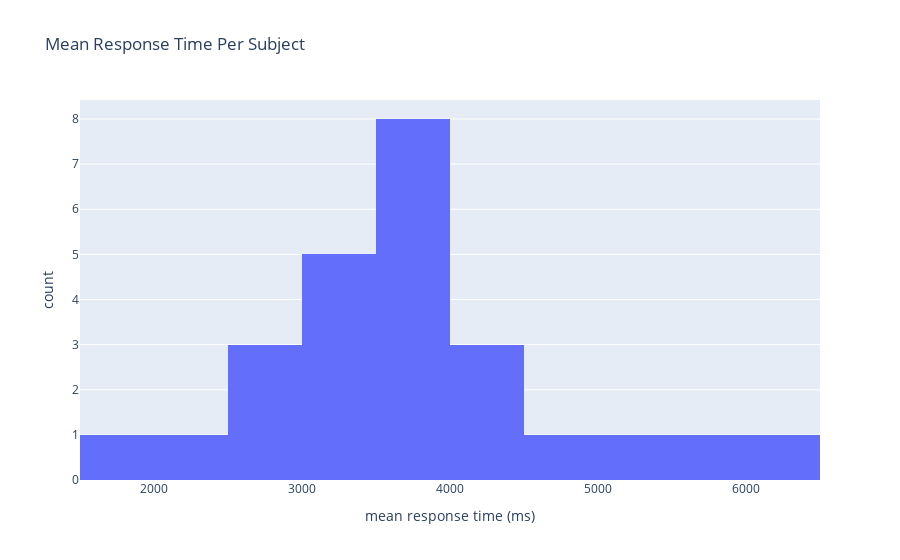

The code cell stored with this chart in its notebook:
### Code cell
# calculating mean response time per subject
mean_rt_per_subject = response_times[['rt', 'subject']].groupby('subject').mean()
mean_rt_per_subject.columns = ['mean_rt']

# creating a histogram of mean response times
px.histogram(mean_rt_per_subject, nbins=10, x='mean_rt', title='Mean Response Time Per Subject'
             , labels={'mean_rt': 'mean response time (ms)'})

### Figure 1 — Plotly figure (JSON) as saved in the notebook; plotly's stock layout.template omitted (floating-point values rounded to 4 significant figures)
{"data": [{"alignmentgroup": "True", "bingroup": "x", "hovertemplate": "mean response time (ms)=%{x}<br>count=%{y}<extra></extra>", "legendgroup": "", "marker": {"color": "#636efa", "pattern": {"shape": ""}}, "name": "", "nbinsx": 10, "offsetgroup": "", "orientation": "v", "showlegend": false, "type": "histogram", "x": [4073.0, 2330.0, 4346.0, 3598.0, 3600.0, 5968.0, 3075.0, 3239.0, 3353.0, 2917.0, 3647, 5225.0, 3375.0, 2902.0, 3564.0, 4288.0, 3729.0, 2784.0, 4778.0, 1874.0, 3905.0, 3826.0, 3991.0, 6439.0, 3367.0], "xaxis": "x", "yaxis": "y"}], "layout": {"barmode": "relative", "legend": {"tracegroupgap": 0}, "title": {"text": "Mean Response Time Per Subject"}, "xaxis": {"anchor": "y", "domain": [0, 1], "title": {"text": "mean response time (ms)"}}, "yaxis": {"anchor": "x", "domain": [0, 1], "title": {"text": "count"}}}}
